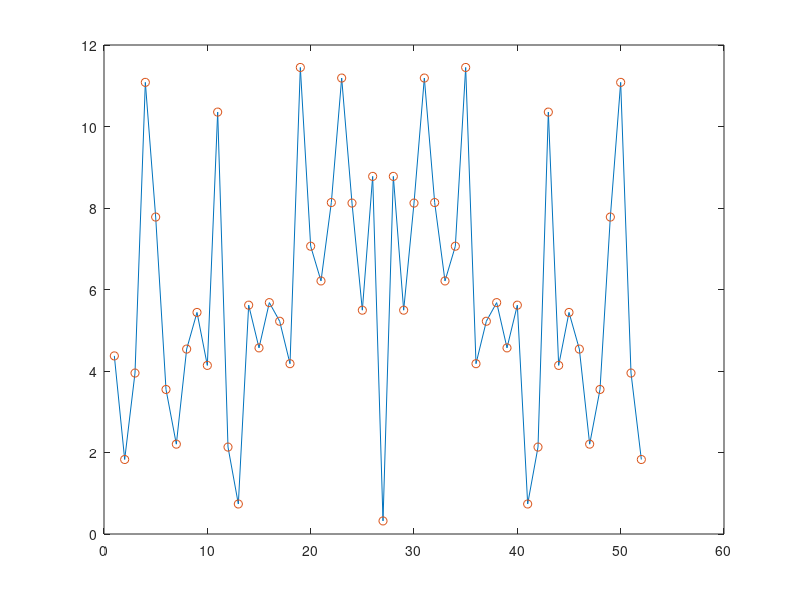

Write the MATLAB code that produced this figure.
%%
%45.matrix multiplication by layering
m = 4;
n = 6;
A = randn(m,n);
B = randn(n,m);

C1 = zeros(m);
for i=1:n
    C1 = C1 + A(:,i)*B(i,:);
end

C2 = A*B;

C1 == C2

C1 - C2
%%
%50.pure and impure rotation matrices
v = [3 -2]';
thetas = linspace(0,2*pi,100);

%initialize
vecmags = zeros(length(thetas),2);

for i=1:length(thetas)
    theta = thetas(i);
    
    %impure transformation matrix
    A1 = [2*cos(theta) -sin(theta);
     sin(theta) cos(theta)];
    
    %%pure transformation matrix
    A2 = [cos(theta) -sin(theta);
     sin(theta) cos(theta)];
 
    vecmags(i,1) = norm(A1*v);
    vecmags(i,2) = norm(A2*v);
end
    
clf
plot(thetas,vecmags,'linew',3)
ylabel('Av magnitude'),xlabel('Angle (rad.)')
legend({'impure rotation';'pure rotation'})
%%
%51.geometric transformations via matrix multiplication
%generate XY coordinates for a circle
%plot the circle
x = linspace(-pi,pi,100);
xy = [cos(x); sin(x)]';

figure(1), clf
plot(xy(:,1),xy(:,2),'bs','markerfacecolor','w')

%create a 2x2 matrix by coordinates
T = [1 0; 0 1];

%multiply matrix by coordinates
newxy = xy*T;

%plot the new coords
hold on
plot(newxy(:,1),newxy(:,2),'markerfacecolor','m')
axis([-1 1 -1 1]*max([newxy(:); xy(:)]))
axis square
%try with various matrices

%try with singular matrix(columns form a lineraly dependent set)
%%
%55.symmetry of combined symmetric matrices
m = 3;
A = randn(m);
B = randn(m);

AtA = A'*A;
BtB = B'*B;

Cs = AtA + BtB;
Cm = AtA * BtB;
Ch = AtA .* BtB;

Cs - Cs'
Cm - Cm'
Ch - Ch'
%%
%standard and Hadamard multiplication for diagonal
A = randn(4);
D = diag( rand(4,1));

%multiply each matrix by itself (A*A) standard and hadamard multiplications
A*A
A.*A

D*D
D.*D
%%
%Fourier transform via matrix multiplication
n = 52;
F = zeros(n);

for j=1:n
    for k=1:n
        w = exp(-2*pi*sqrt(-1)/n);
        m = (j-1)*(k-1);
        F(j,k) = w^m;
    end
end

x = randn(n,1)
X1 = F*x;
X2 =fft(x);

clf
plot(1:n, abs(X1)), hold on
plot(1:n, abs(X2),'o')
%%
%conditions and proof of self-adjoint operator
m = 5;
A = randn(m);
%A = A*A';

v = randn(5,1);
w = randn(5,1);

dot(A*v,w) - dot(v,A*w)

